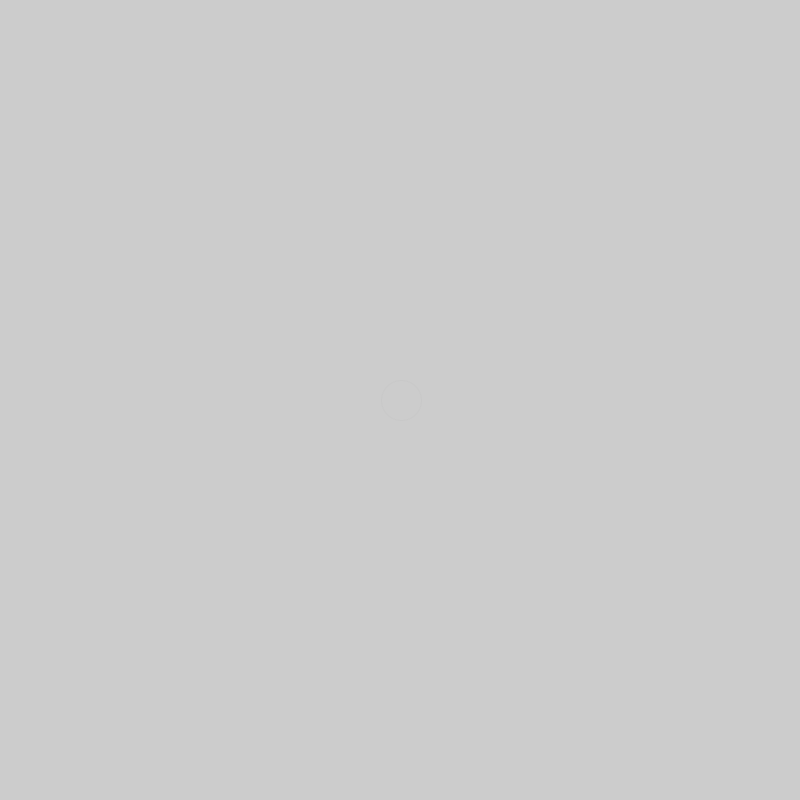
Frame 1 (no input)
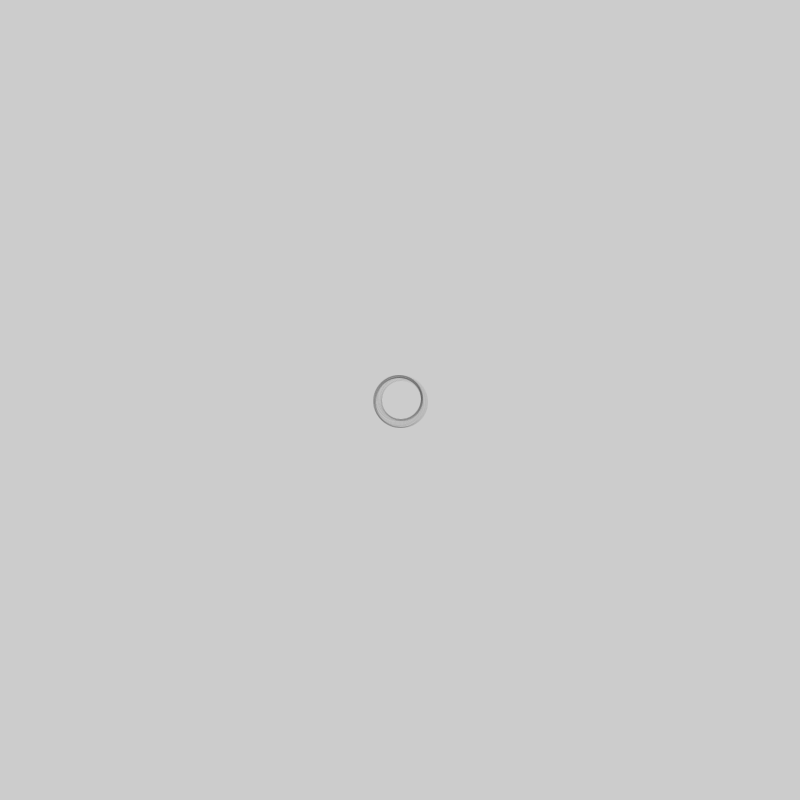
Frame 60 (the mouse pressed at the canvas centre just before this capture)
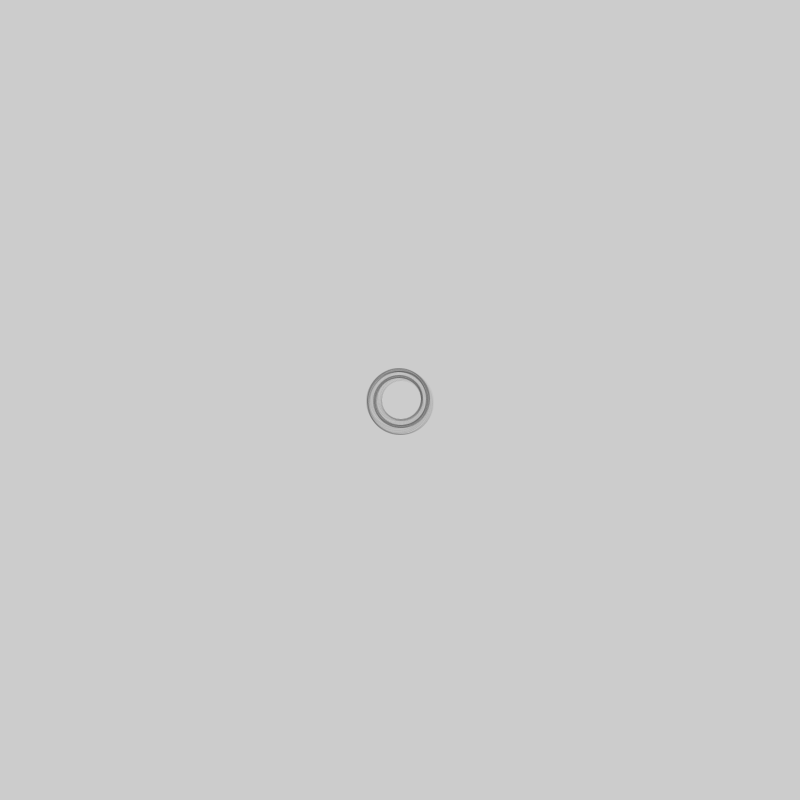
Frame 120 (the mouse held since frame 60 and released just before this capture)

The Processing sketch that drew these frames (run headless with seeded random() and noise(); from frame 60 on, the mouse is pressed at the canvas centre):

// Processing sketch: processing_85626
// ── processing_85626.pde

float t = 20;
void setup() { 
  size(800, 800);
  noFill();
  smooth();
  frameRate(200);
}
void draw() {
  stroke(20*(sin(t)*PI), t/3);
  ellipse(400+sin(t) * t/10,400+ cos(t) * t/10, t*2, t*2);
  t += 0.1;
  if(t>1200) {
    t=0;
  }
}
